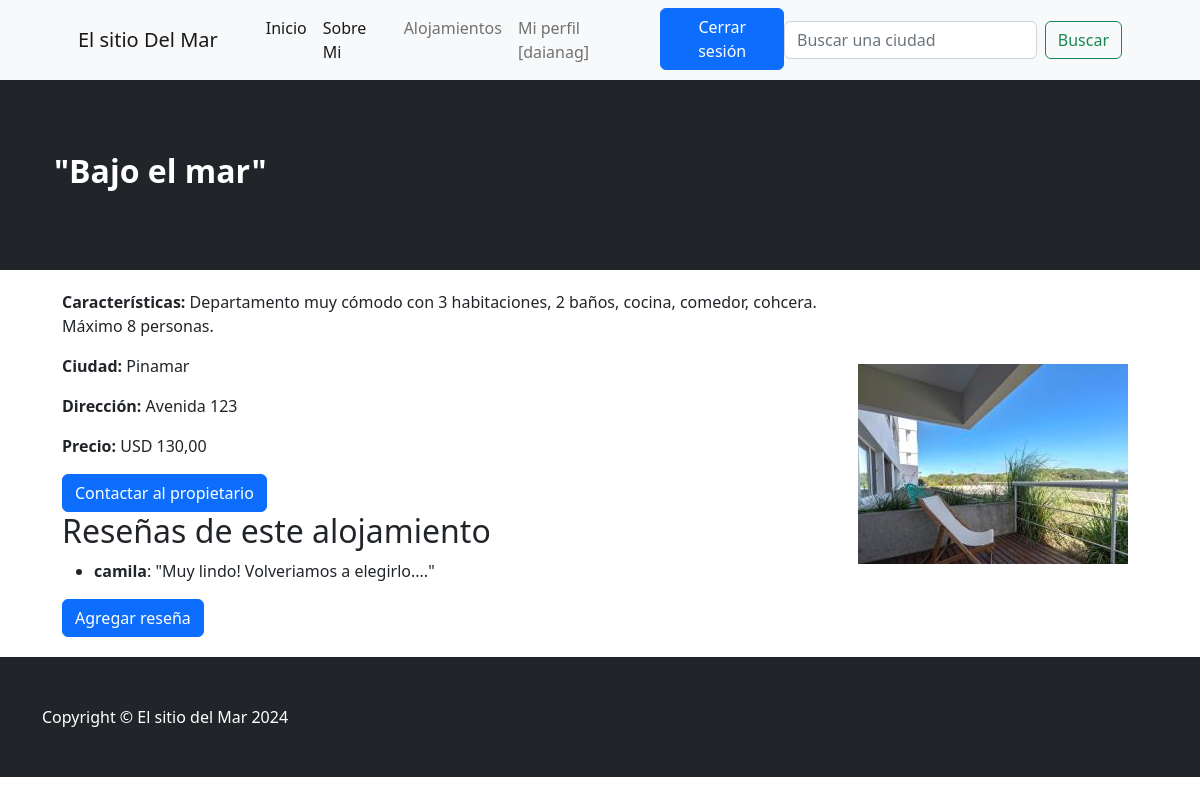
Page /alojamiento/1/ (signed in) on the committed database.
### aplicacion/models.py (models this page shows, shortened)
class Usuario(AbstractUser):
    nombre = models.CharField(max_length=100)
    apellido = models.CharField(max_length=100, default='')
    email = models.EmailField(unique=True)
    username = models.CharField(max_length=150, unique=True, default='')
    telefono = models.IntegerField(default=0)
    nacionalidad = models.CharField(max_length=100, default='')
    password = models.CharField(max_length=100, unique=True, default='')
    USERNAME_FIELD = 'username'

class Alojamiento(models.Model):
    titulo = models.CharField(max_length=200)
    descripcion = models.TextField()
    ciudad = models.ForeignKey(Ciudad, on_delete=models.CASCADE)
    direccion = models.CharField(max_length=200, default="No determinado")
    email = models.EmailField(default="example@example.com")
    precio = models.DecimalField(max_digits=10, decimal_places=2, default=0.00)
    propietario = models.ForeignKey(Usuario, on_delete=models.CASCADE)
    imagen = models.ImageField(upload_to='alojamientos', null=True, blank=True)

class Ciudad(models.Model):
    nombre = models.CharField(max_length=100)
    imagen = models.ImageField(upload_to='ciudades', null=True, blank=True)
    def __str__(self):
        return self.nombre

class Review(models.Model):
    alojamiento = models.ForeignKey(Alojamiento, on_delete=models.CASCADE)
    texto = models.TextField()
    usuario = models.ForeignKey(Usuario, on_delete=models.CASCADE)

### aplicacion/views.py (the view)
# urls.py: path('alojamiento/<int:alojamiento_id>/', detalle_alojamiento, name='detalle_alojamiento'),
def detalle_alojamiento(request, alojamiento_id):
    alojamiento = get_object_or_404(Alojamiento, id=alojamiento_id)
    return render(request, 'aplicacion/detalle_alojamiento.html', {'alojamiento': alojamiento})

### aplicacion/templates/aplicacion/detalle_alojamiento.html (shortened to what this page needs)
{% extends 'aplicacion/index.html' %}
{% block header %}
<header class="bg-dark py-5">
    <div class="container px-3 px-lg-4 my-4">
        <div class="text-center text-white">
            <h2 class="display-7 fw-bolder">"{{ alojamiento.titulo }}"</h2>
        </div>
    </div>
</header>
{% endblock header %}
{% block contenido %}
<body>
    <div class="container">
        <div class="descripcion">
            <p><strong>Características:</strong> {{ alojamiento.descripcion }}</p>
            <p><strong>Ciudad:</strong> {{ alojamiento.ciudad }}</p>
            <p><strong>Dirección:</strong> {{ alojamiento.direccion }}</p>
            <p><strong>Precio:</strong> USD {{ alojamiento.precio }}</p>
            {% if user.email %}
            <a href="mailto:{{ alojamiento.email }}" class="btn btn-primary">Contactar al propietario</a>
            {% else %}
            <p>El propietario de este alojamiento no ha proporcionado un correo electrónico.</p>
            {% endif %}
            <h2>Reseñas de este alojamiento</h2>
            {% if alojamiento.review_set.all %}
            <ul>
                {% for r in alojamiento.review_set.all %}
                <li> <strong>{{ r.usuario.username }}</strong>: "{{ r.texto }}"</li>
                {% endfor %}
            </ul>
            {% else %}
            <p>Aún no hay reseñas para este alojamiento.</p>
            {% endif %}
            <a href="{% url 'nuevo_review' %}" class="btn btn-primary">Agregar reseña</a>
        </div>
        <div class="imagen">
            {% if alojamiento.imagen %}
            <img src="{{ alojamiento.imagen.url }}" alt="{{ alojamiento.titulo }}">
            {% endif %}
        </div>
    </div>
</body>
{% endblock contenido %}

### aplicacion/templates/aplicacion/index.html (shortened to what this page needs)
<!DOCTYPE html>
<html lang="en">
    <head>
        {% load static %}
        <link href="https://cdn.jsdelivr.net/npm/bootstrap-icons@1.5.0/font/bootstrap-icons.css" rel="stylesheet" />
        <link href="{% static 'css/styles.css' %}" rel="stylesheet" />
    </head>
    <body>
        <nav class="navbar navbar-expand-lg navbar-light bg-light">
            <div class="container px-4 px-lg-5">
                <a class="navbar-brand" href="{% url 'home' %}">El sitio Del Mar</a>
                <div class="collapse navbar-collapse" id="navbarSupportedContent">
                    <ul class="navbar-nav me-auto mb-2 mb-lg-0 ms-lg-4">
                        {% if  user.is_authenticated %}
                            <li class="nav-item"><a class="nav-link active" aria-current="page" href="{% url 'home' %}">Inicio</a></li>
                            <li class="nav-item"><a class="nav-link active" aria-current="page" href="{% url 'about_me' %}">Sobre Mi</a></li>
                            <li class="nav-item"><a class="nav-link" href="{% url 'alojamiento'%}">Alojamientos</a></li>
                            <li class="nav-item"><a class="nav-link" href="{% url 'usuario' %}">Mi perfil [{{user.username}}]</a></li>
                            <li class="nav-item"> <a class="btn btn-primary" href="{% url 'logout' %}">Cerrar sesión</a></li>
                        {% endif %}
                    </ul>
                    <form class="d-flex" action="{% url 'encontrar_alojamiento' %}" method="GET">
                        <input class="form-control me-2" type="search" placeholder="Buscar una ciudad" aria-label="Buscar" name="buscar">
                        <button class="btn btn-outline-success" type="submit">Buscar</button>
                    </form>
                </div>
            </div>
        </nav>
        {% block header %}{% endblock header %}
        {% block contenido %}{% endblock contenido %}
        {% block footer %}
        <footer class="py-5 bg-dark">
            <div class="container"><p class="m-0 text-center text-white">Copyright &copy; El sitio del Mar 2024</p></div>
        </footer>
        {% endblock footer %}
    </body>
</html>

### aplicacion/templates/aplicacion/detalle_alojamiento.html (style rules this page uses)
.container { display: flex; align-items: center; }
.descripcion { flex: 1; padding: 20px; }
.imagen { flex: 1; max-width: 300px; margin-left: 20px; }
.imagen img { max-width: 100%; height: auto; }

### rows in the picture
Usuario: username "daianag"
Alojamiento: titulo "Bajo el mar", descripcion "Departamento muy cómodo con 3 habitaciones, 2 baños, cocina, comedor, cohcera. Máximo 8 personas.", ciudad "Pinamar", direccion "Avenida 123", precio "130,00", imagen (picture)
Review: usuario.username "camila", texto "Muy lindo! Volveriamos a elegirlo...."
